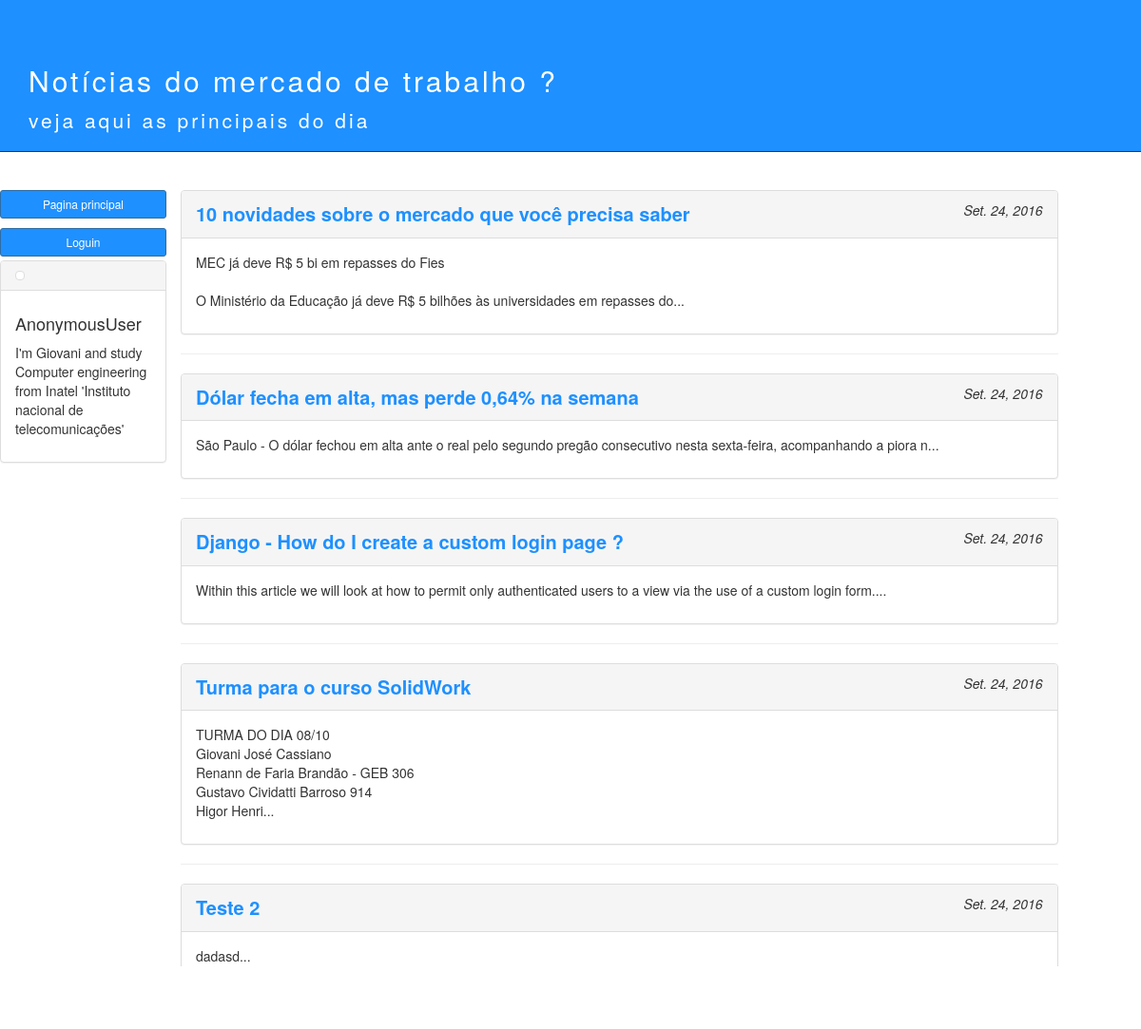
Screenshot of /blog/ with the database file from the repository.
### blog/models.py (models this page shows)
class Post(models.Model):
	post_id = models.AutoField(primary_key=True)
	title = models.CharField(max_length = 100)
	texto = models.TextField()
	date = models.DateField()

### blog/views.py (the view)
def posts(request,num = -1):
	global username,password
	user = None
	if  request.method == 'POST':
		logout(request)
		username = password = ''
		if request.POST:
		    username = request.POST['username']
		    password = request.POST['passwd']
		    print username,password
		    user = authenticate(username=username, password=password)
		    if user is not None:
		        if user.is_active:
		            login(request)
	if num <= 0:
		posts_list = Post.objects.order_by('-post_id')[:5]
		for post in posts_list:
			post.texto = post.texto[:120] + "..."
	else:
		try:
			posts_list = Post.objects.filter(post_id=num)
		except:
			print "[except in posts views !]"
			posts_list = Post.objects.order_by('-post_id')[:5]
	context = {'posts_list':posts_list}
	if user!=None:
		context = {'posts_list':posts_list,'user':username}
	return render(request,'posts.html',context)

### blog/templates/posts.html (shortened to what this page needs)
<link rel="stylesheet" href="https://maxcdn.bootstrapcdn.com/bootstrap/3.3.1/css/bootstrap.min.css">
<div  class="jumbotron head-page">
	<div class="container titulo-page">
	    <h2>Notícias do mercado de trabalho ?</h2>
	    <p>veja aqui as principais do dia</p>
 	</div>
</div>
<div class="row top-page">
  <div class="col-sm-2">
  <a type="button" href="/blog/" class="btn btn-primary btn-sm 1   btn-pagina-principal" >Pagina principal</a>
	{% include "login.html" %}
  	<div class="panel panel-default">
	  	<div class="panel-heading">
		  	<div class="panel-title">
			  	<img class="img-thumbnail img-responsive"
			     src="https://avatars.githubusercontent.com/gjcassiano" alt="" />
			</div>
		</div>
		<div class="panel-body">
			{%block content%}
			{% if user != None%}
				<h4>{{user}}</h4>
			{% endif %}
			{%endblock%}
			<p>I'm Giovani and study Computer engineering from Inatel 'Instituto nacional de telecomunicações'</p>
		</div>
	</div>
  </div>
  	<div class="content container bg-grey col-md-9">
	    <div class="row">
	        <div class="">
	        	{% if posts_list %}
		           {% for post in posts_list %}
		                <div class="panel panel-default">
		                   	<div class="panel-heading">
		                    	<strong class="panel-title titulo-post-page">	<a href="/blog/post_{{ post.post_id}}/">{{ post.title}}</a></strong>
		                   	<i class = "icon-time pull-right">{{ post.date }}</i>
						 	</div>
		                    <div class="panel-body">
		                    	<p class=" ">{{ post.texto|linebreaksbr }}</p>
		                    </div>
		                </div>
		                <hr class="divider"></hr>
		            {% endfor %}
		       	{% else %}
		       		<div class="post">
		       			<h1>Nenhum post encontrado</h1>
		       		</div>
	        	{% endif%}
	        </div>
	    </div>
	</div>
</div>

### blog/templates/login.html (shortened to what this page needs)
  <a type="button" class="btn btn-primary btn-sm 1  btn-loguin-page" data-toggle="modal"  data-target="#loguin-form">Loguin</a>

### blog/templates/posts.html (style rules this page uses)
.top-page { margin-top:40px; }
.head-page { letter-spacing: 3px; background:#1E90FF; border-bottom:solid; border-width:1px; height: 160px; }
.titulo-page { color: #FFFFFF; }
.titulo-post-page { color: #1E90FF; font-size: 20px; }
a:link { text-decoration: none; transition: all 0.3s ease; }
.btn-loguin-page { margin-bottom: 4px; display: block; background:#1E90FF; }
.btn-pagina-principal { margin-bottom: 10px; display: block; background:#1E90FF; }

### rows the page displays
Post: title "10 novidades sobre o mercado que você precisa saber", date "Set. 24, 2016", texto "MEC já deve R$ 5 bi em repasses do Fies O Ministério da Educação já deve R$ 5 bilhões às universidades em repasses do..."
Post: title "Dólar fecha em alta, mas perde 0,64% na semana", date "Set. 24, 2016", texto "São Paulo - O dólar fechou em alta ante o real pelo segundo pregão consecutivo nesta sexta-feira, acompanhando a piora n..."
Post: title "Django - How do I create a custom login page ?", date "Set. 24, 2016", texto "Within this article we will look at how to permit only authenticated users to a view via the use of a custom login form...."
Post: title "Turma para o curso SolidWork", date "Set. 24, 2016", texto "TURMA DO DIA 08/10 Giovani José Cassiano Renann de Faria Brandão - GEB 306 Gustavo Cividatti Barroso 914 Higor Henri..."
Post: title "Teste 2", date "Set. 24, 2016", texto "dadasd..."

### other values shown
{{ user }} "AnonymousUser"
